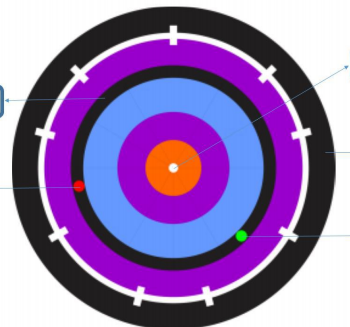
#> input picture img1.png, 350 x 327 px
$ python -i main.py   (imports and definitions only)
#> lines starting #> are read from the running program, lines starting #| are printed output that depends on the picture
###############################################################################
## Author: Team Supply Bot
## Edition: eYRC 2019-20
## Instructions: Do Not modify the basic skeletal structure of given APIs!!!
###############################################################################


######################
## Essential libraries
######################
import cv2
import numpy as np
import os
import math
import csv


########################################################################
## using os to generalise Input-Output
########################################################################
codes_folder_path = os.path.abspath('.')
images_folder_path = os.path.abspath(os.path.join('..', 'Images'))
generated_folder_path = os.path.abspath(os.path.join('..', 'Generated'))


############################################
## Build your algorithm in this function
## ip_image: is the array of the input image
## imshow helps you view that you have loaded
## the corresponding image
############################################
def process(ip_image):
    ###########################
    ## Your Code goes here
    cord =[(511,511)]

    #color=[(0,0,255),(0,255,0)]
    #lr=(0,0,0)
    color = [[(0, 250, 255),(0, 255, 255)],[(33,80,40),(102,255,255)]]
    img1 = cv2.cvtColor(ip_image,cv2.COLOR_BGR2HSV)


    for i,j in color:
        mask = cv2.inRange(img1,i,j)
        contours,hierarchy=cv2.findContours(mask,cv2.RETR_EXTERNAL, cv2.CHAIN_APPROX_NONE)

        cnt = contours[0]
        M = cv2.moments(cnt)
        if M["m00"] != 0:
            cx = int(M["m10"] / M["m00"])
            cy = int(M["m01"] / M["m00"])
        else:
            cx, cy = 0, 0
        print(cx,cy)
        cord.append([cx,cy])

    a = np.array(cord[1])
    b = np.array(cord[0])
    c = np.array(cord[2])

    ba = a - b
    bc = c - b

    cosine_angle = np.dot(ba, bc) / (np.linalg.norm(ba) * np.linalg.norm(bc))
    a = np.arccos(cosine_angle)
    #angle=np.degrees(a)
    angle = float("{0:.2f}".format(np.degrees(a)))        #upto two decima places
    #print('angle',angle)

    print(angle)

    #angle = 0.00
    ## Your Code goes here
    ###########################
    cv2.imshow("window", ip_image)
    cv2.waitKey(0)
    return angle


####################################################################
## The main program which provides read in input of one image at a
## time to process function in which you will code your generalized
## output computing code
## Do not modify this code!!!
####################################################################
def main():
    ################################################################
    ## variable declarations
    ################################################################
    i = 1
    line = []
    ## Reading 1 image at a time from the Images folder
    for image_name in os.listdir(images_folder_path):
        ## verifying name of image
        print(image_name)
        ## reading in image
        ip_image = cv2.imread(images_folder_path+"/"+image_name)
        ## verifying image has content
        print(ip_image.shape)
        ## passing read in image to process function
        A = process(ip_image)
        ## saving the output in  a list variable
        line.append([str(i), image_name , str(A)])
        ## incrementing counter variable
        i+=1
    ## verifying all data
    print(line)
    ## writing to angles.csv in Generated folder without spaces
    with open(generated_folder_path+"/"+'angles.csv', 'w', newline='') as writeFile:
        writer = csv.writer(writeFile)
        writer.writerows(line)
    ## closing csv file
    writeFile.close()


############################################################################################
## main function
############################################################################################
# [2 lines not run here, left out]

>>> import cv2
>>> picture = cv2.imread('../../img1.png', cv2.IMREAD_GRAYSCALE)
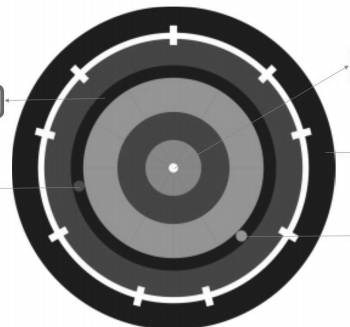
#> picture: shape (327, 350); min 26, max 255, mean 132.2
#> (the run stopped early here; a loop or call above may not have finished)
